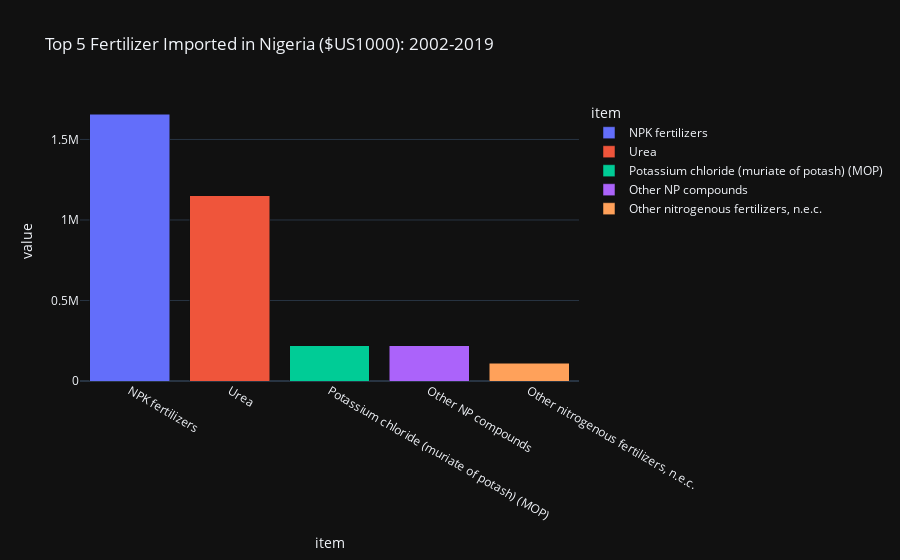

This figure's notebook cell:
### Markdown cell above
#### Top 5 Imported Fertilizer in Nigeria

### Code cell
fig = px.bar(fertilizer_by_import_value[:5], x="item", y="value", color="item", 
             title="Top 5 Fertilizer Imported in Nigeria ($US1000): 2002-2019")
fig.update_layout(barmode='stack')


fig.update_layout(
        template='plotly_dark'
    )
fig.show()

### Figure 1 — Plotly figure (JSON) as saved in the notebook; plotly's stock layout.template omitted (floating-point values rounded to 4 significant figures)
{"data": [{"alignmentgroup": "True", "hovertemplate": "item=%{x}<br>value=%{y}<extra></extra>", "legendgroup": "NPK fertilizers", "marker": {"color": "#636efa", "pattern": {"shape": ""}}, "name": "NPK fertilizers", "offsetgroup": "NPK fertilizers", "orientation": "v", "showlegend": true, "textposition": "auto", "type": "bar", "x": ["NPK fertilizers"], "xaxis": "x", "y": [1658000.0], "yaxis": "y"}, {"alignmentgroup": "True", "hovertemplate": "item=%{x}<br>value=%{y}<extra></extra>", "legendgroup": "Urea", "marker": {"color": "#EF553B", "pattern": {"shape": ""}}, "name": "Urea", "offsetgroup": "Urea", "orientation": "v", "showlegend": true, "textposition": "auto", "type": "bar", "x": ["Urea"], "xaxis": "x", "y": [1149000.0], "yaxis": "y"}, {"alignmentgroup": "True", "hovertemplate": "item=%{x}<br>value=%{y}<extra></extra>", "legendgroup": "Potassium chloride (muriate of potash) (MOP)", "marker": {"color": "#00cc96", "pattern": {"shape": ""}}, "name": "Potassium chloride (muriate of potash) (MOP)", "offsetgroup": "Potassium chloride (muriate of potash) (MOP)", "orientation": "v", "showlegend": true, "textposition": "auto", "type": "bar", "x": ["Potassium chloride (muriate of potash) (MOP)"], "xaxis": "x", "y": [218600.0], "yaxis": "y"}, {"alignmentgroup": "True", "hovertemplate": "item=%{x}<br>value=%{y}<extra></extra>", "legendgroup": "Other NP compounds", "marker": {"color": "#ab63fa", "pattern": {"shape": ""}}, "name": "Other NP compounds", "offsetgroup": "Other NP compounds", "orientation": "v", "showlegend": true, "textposition": "auto", "type": "bar", "x": ["Other NP compounds"], "xaxis": "x", "y": [217600.0], "yaxis": "y"}, {"alignmentgroup": "True", "hovertemplate": "item=%{x}<br>value=%{y}<extra></extra>", "legendgroup": "Other nitrogenous fertilizers, n.e.c.", "marker": {"color": "#FFA15A", "pattern": {"shape": ""}}, "name": "Other nitrogenous fertilizers, n.e.c.", "offsetgroup": "Other nitrogenous fertilizers, n.e.c.", "orientation": "v", "showlegend": true, "textposition": "auto", "type": "bar", "x": ["Other nitrogenous fertilizers, n.e.c."], "xaxis": "x", "y": [109100.0], "yaxis": "y"}], "layout": {"barmode": "stack", "legend": {"title": {"text": "item"}, "tracegroupgap": 0}, "title": {"text": "Top 5 Fertilizer Imported in Nigeria ($US1000): 2002-2019"}, "xaxis": {"anchor": "y", "categoryarray": ["NPK fertilizers", "Urea", "Potassium chloride (muriate of potash) (MOP)", "Other NP compounds", "Other nitrogenous fertilizers, n.e.c."], "categoryorder": "array", "domain": [0, 1], "title": {"text": "item"}}, "yaxis": {"anchor": "x", "domain": [0, 1], "title": {"text": "value"}}}}
